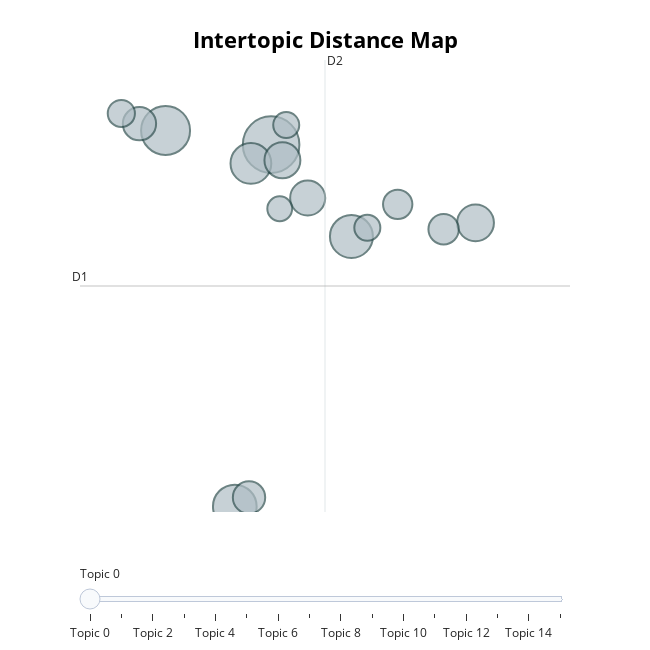
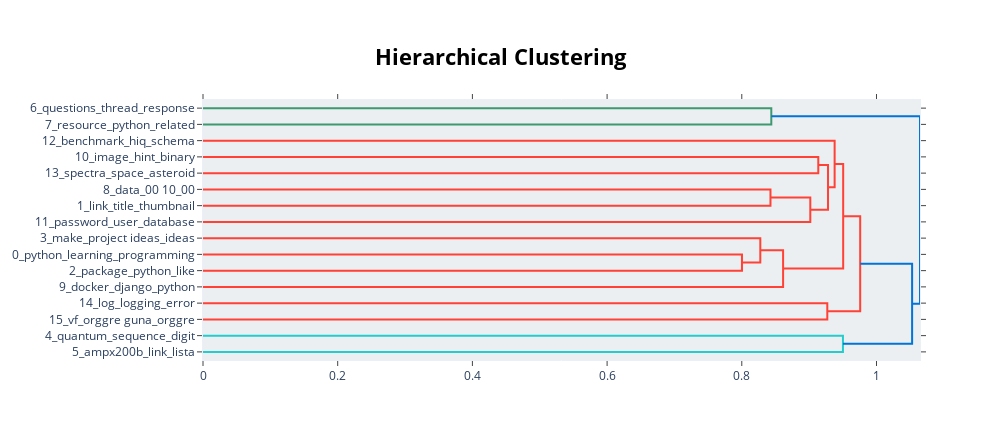
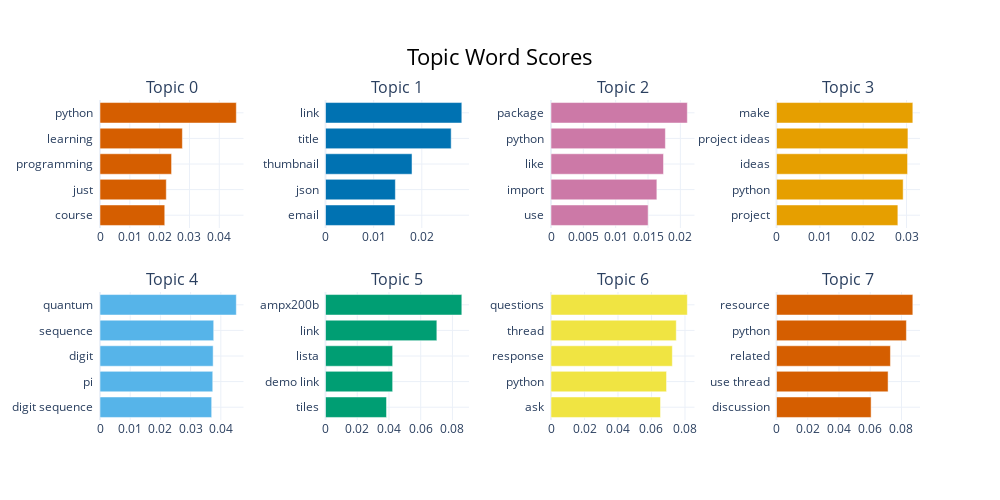

Write notebook code for charts like these, in order.
### Code cell
# Visualize topics
fig = model.visualize_topics()
fig.show()

# Visualize hierarchy
fig = model.visualize_hierarchy()
fig.show()

# Visualize barchart
fig = model.visualize_barchart()
fig.show()

### Figure 1 — Plotly figure (JSON) as saved in the notebook; plotly's stock layout.template omitted (floating-point values rounded to 4 significant figures)
{"data": [{"customdata": [[0, "python | learning | programming | just | course", 52], [1, "link | title | thumbnail | json | email", 39], [2, "package | python | like | import | use", 31], [3, "make | project ideas | ideas | python | project", 30], [4, "quantum | sequence | digit | pi | digit sequence", 27], [5, "ampx200b | link | lista | demo link | tiles", 22], [6, "questions | thread | response | python | ask", 21], [7, "resource | python | related | use thread | discussion", 20], [8, "data | 00 10 | 00 | ai | finance", 18], [9, "docker | django | python | flask | framework", 17], [10, "image | hint | binary | create | learn", 15], [11, "password | user | database | master | feedback", 14], [12, "benchmark | hiq | schema | written | memory", 12], [13, "spectra | space | asteroid | training | latent", 11], [14, "log | logging | error | division | return", 11], [15, "vf | orggre guna | orggre | guna | vf orggre", 10]], "hovertemplate": "<b>Topic %{customdata[0]}</b><br>%{customdata[1]}<br>Size: %{customdata[2]}", "legendgroup": "", "marker": {"color": "#B0BEC5", "size": [52, 39, 31, 30, 27, 22, 21, 20, 18, 17, 15, 14, 12, 11, 11, 10], "sizemode": "area", "sizeref": 0.0325, "symbol": "circle", "line": {"color": "DarkSlateGrey", "width": 2}}, "mode": "markers", "name": "", "orientation": "v", "showlegend": false, "x": [6.614, 4.973, 6.049, 7.862, 6.299, 9.792, 6.789, 7.182, 4.567, 6.27, 9.296, 8.582, 4.285, 8.11, 6.849, 6.747], "xaxis": "x", "y": [7.938, 8.285, -0.892, 5.698, 7.479, 6.029, 7.557, 6.636, 8.449, -0.6712, 5.873, 6.48, 8.698, 5.909, 8.416, 6.373], "yaxis": "y", "type": "scatter"}], "layout": {"xaxis": {"anchor": "y", "domain": [0.0, 1.0], "title": {"text": ""}, "visible": false, "range": [3.642, 11.26]}, "yaxis": {"anchor": "x", "domain": [0.0, 1.0], "title": {"text": ""}, "visible": false, "range": [-1.026, 10.0]}, "legend": {"tracegroupgap": 0, "itemsizing": "constant"}, "margin": {"t": 60}, "title": {"font": {"size": 22, "color": "Black"}, "text": "<b>Intertopic Distance Map</b>", "y": 0.95, "x": 0.5, "xanchor": "center", "yanchor": "top"}, "hoverlabel": {"font": {"size": 16, "family": "Rockwell"}, "bgcolor": "white"}, "width": 650, "height": 650, "sliders": [{"active": 0, "pad": {"t": 50}, "steps": [{"args": [{"marker.color": [["red", "#B0BEC5", "#B0BEC5", "#B0BEC5", "#B0BEC5", "#B0BEC5", "#B0BEC5", "#B0BEC5", "#B0BEC5", "#B0BEC5", "#B0BEC5", "#B0BEC5", "#B0BEC5", "#B0BEC5", "#B0BEC5", "#B0BEC5"]]}], "label": "Topic 0", "method": "update"}, {"args": [{"marker.color": [["#B0BEC5", "red", "#B0BEC5", "#B0BEC5", "#B0BEC5", "#B0BEC5", "#B0BEC5", "#B0BEC5", "#B0BEC5", "#B0BEC5", "#B0BEC5", "#B0BEC5", "#B0BEC5", "#B0BEC5", "#B0BEC5", "#B0BEC5"]]}], "label": "Topic 1", "method": "update"}, {"args": [{"marker.color": [["#B0BEC5", "#B0BEC5", "red", "#B0BEC5", "#B0BEC5", "#B0BEC5", "#B0BEC5", "#B0BEC5", "#B0BEC5", "#B0BEC5", "#B0BEC5", "#B0BEC5", "#B0BEC5", "#B0BEC5", "#B0BEC5", "#B0BEC5"]]}], "label": "Topic 2", "method": "update"}, {"args": [{"marker.color": [["#B0BEC5", "#B0BEC5", "#B0BEC5", "red", "#B0BEC5", "#B0BEC5", "#B0BEC5", "#B0BEC5", "#B0BEC5", "#B0BEC5", "#B0BEC5", "#B0BEC5", "#B0BEC5", "#B0BEC5", "#B0BEC5", "#B0BEC5"]]}], "label": "Topic 3", "method": "update"}, {"args": [{"marker.color": [["#B0BEC5", "#B0BEC5", "#B0BEC5", "#B0BEC5", "red", "#B0BEC5", "#B0BEC5", "#B0BEC5", "#B0BEC5", "#B0BEC5", "#B0BEC5", "#B0BEC5", "#B0BEC5", "#B0BEC5", "#B0BEC5", "#B0BEC5"]]}], "label": "Topic 4", "method": "update"}, {"args": [{"marker.color": [["#B0BEC5", "#B0BEC5", "#B0BEC5", "#B0BEC5", "#B0BEC5", "red", "#B0BEC5", "#B0BEC5", "#B0BEC5", "#B0BEC5", "#B0BEC5", "#B0BEC5", "#B0BEC5", "#B0BEC5", "#B0BEC5", "#B0BEC5"]]}], "label": "Topic 5", "method": "update"}, {"args": [{"marker.color": [["#B0BEC5", "#B0BEC5", "#B0BEC5", "#B0BEC5", "#B0BEC5", "#B0BEC5", "red", "#B0BEC5", "#B0BEC5", "#B0BEC5", "#B0BEC5", "#B0BEC5", "#B0BEC5", "#B0BEC5", "#B0BEC5", "#B0BEC5"]]}], "label": "Topic 6", "method": "update"}, {"args": [{"marker.color": [["#B0BEC5", "#B0BEC5", "#B0BEC5", "#B0BEC5", "#B0BEC5", "#B0BEC5", "#B0BEC5", "red", "#B0BEC5", "#B0BEC5", "#B0BEC5", "#B0BEC5", "#B0BEC5", "#B0BEC5", "#B0BEC5", "#B0BEC5"]]}], "label": "Topic 7", "method": "update"}, {"args": [{"marker.color": [["#B0BEC5", "#B0BEC5", "#B0BEC5", "#B0BEC5", "#B0BEC5", "#B0BEC5", "#B0BEC5", "#B0BEC5", "red", "#B0BEC5", "#B0BEC5", "#B0BEC5", "#B0BEC5", "#B0BEC5", "#B0BEC5", "#B0BEC5"]]}], "label": "Topic 8", "method": "update"}, {"args": [{"marker.color": [["#B0BEC5", "#B0BEC5", "#B0BEC5", "#B0BEC5", "#B0BEC5", "#B0BEC5", "#B0BEC5", "#B0BEC5", "#B0BEC5", "red", "#B0BEC5", "#B0BEC5", "#B0BEC5", "#B0BEC5", "#B0BEC5", "#B0BEC5"]]}], "label": "Topic 9", "method": "update"}, {"args": [{"marker.color": [["#B0BEC5", "#B0BEC5", "#B0BEC5", "#B0BEC5", "#B0BEC5", "#B0BEC5", "#B0BEC5", "#B0BEC5", "#B0BEC5", "#B0BEC5", "red", "#B0BEC5", "#B0BEC5", "#B0BEC5", "#B0BEC5", "#B0BEC5"]]}], "label": "Topic 10", "method": "update"}, {"args": [{"marker.color": [["#B0BEC5", "#B0BEC5", "#B0BEC5", "#B0BEC5", "#B0BEC5", "#B0BEC5", "#B0BEC5", "#B0BEC5", "#B0BEC5", "#B0BEC5", "#B0BEC5", "red", "#B0BEC5", "#B0BEC5", "#B0BEC5", "#B0BEC5"]]}], "label": "Topic 11", "method": "update"}, {"args": [{"marker.color": [["#B0BEC5", "#B0BEC5", "#B0BEC5", "#B0BEC5", "#B0BEC5", "#B0BEC5", "#B0BEC5", "#B0BEC5", "#B0BEC5", "#B0BEC5", "#B0BEC5", "#B0BEC5", "red", "#B0BEC5", "#B0BEC5", "#B0BEC5"]]}], "label": "Topic 12", "method": "update"}, {"args": [{"marker.color": [["#B0BEC5", "#B0BEC5", "#B0BEC5", "#B0BEC5", "#B0BEC5", "#B0BEC5", "#B0BEC5", "#B0BEC5", "#B0BEC5", "#B0BEC5", "#B0BEC5", "#B0BEC5", "#B0BEC5", "red", "#B0BEC5", "#B0BEC5"]]}], "label": "Topic 13", "method": "update"}, {"args": [{"marker.color": [["#B0BEC5", "#B0BEC5", "#B0BEC5", "#B0BEC5", "#B0BEC5", "#B0BEC5", "#B0BEC5", "#B0BEC5", "#B0BEC5", "#B0BEC5", "#B0BEC5", "#B0BEC5", "#B0BEC5", "#B0BEC5", "red", "#B0BEC5"]]}], "label": "Topic 14", "method": "update"}, {"args": [{"marker.color": [["#B0BEC5", "#B0BEC5", "#B0BEC5", "#B0BEC5", "#B0BEC5", "#B0BEC5", "#B0BEC5", "#B0BEC5", "#B0BEC5", "#B0BEC5", "#B0BEC5", "#B0BEC5", "#B0BEC5", "#B0BEC5", "#B0BEC5", "red"]]}], "label": "Topic 15", "method": "update"}]}], "shapes": [{"line": {"color": "#CFD8DC", "width": 2}, "type": "line", "x0": 7.451, "x1": 7.451, "y0": -1.026, "y1": 10.0}, {"line": {"color": "#9E9E9E", "width": 2}, "type": "line", "x0": 3.642, "x1": 11.26, "y0": 4.489, "y1": 4.489}], "annotations": [{"showarrow": false, "text": "D1", "x": 3.642, "y": 4.489, "yshift": 10}, {"showarrow": false, "text": "D2", "x": 7.451, "xshift": 10, "y": 10.0}]}}

### Figure 2 — Plotly figure (JSON) as saved in the notebook; plotly's stock layout.template omitted (floating-point values rounded to 4 significant figures)
{"data": [{"hoverinfo": "text", "marker": {"color": "rgb(61,153,112)"}, "mode": "lines", "x": [0.0, 0.8438, 0.8438, 0.0], "xaxis": "x", "y": [-5.0, -5.0, -15.0, -15.0], "yaxis": "y", "type": "scatter"}, {"hoverinfo": "text", "marker": {"color": "rgb(255,65,54)"}, "mode": "lines", "x": [0.0, 0.9136, 0.9136, 0.0], "xaxis": "x", "y": [-35.0, -35.0, -45.0, -45.0], "yaxis": "y", "type": "scatter"}, {"hoverinfo": "text", "marker": {"color": "rgb(255,65,54)"}, "mode": "lines", "x": [0.0, 0.8426, 0.8426, 0.0], "xaxis": "x", "y": [-55.0, -55.0, -65.0, -65.0], "yaxis": "y", "type": "scatter"}, {"hoverinfo": "text", "marker": {"color": "rgb(255,65,54)"}, "mode": "lines", "x": [0.8426, 0.9017, 0.9017, 0.0], "xaxis": "x", "y": [-60.0, -60.0, -75.0, -75.0], "yaxis": "y", "type": "scatter"}, {"hoverinfo": "text", "marker": {"color": "rgb(255,65,54)"}, "mode": "lines", "x": [0.9136, 0.928, 0.928, 0.9017], "xaxis": "x", "y": [-40.0, -40.0, -67.5, -67.5], "yaxis": "y", "type": "scatter"}, {"hoverinfo": "text", "marker": {"color": "rgb(255,65,54)"}, "mode": "lines", "x": [0.0, 0.9378, 0.9378, 0.928], "xaxis": "x", "y": [-25.0, -25.0, -53.75, -53.75], "yaxis": "y", "type": "scatter"}, {"hoverinfo": "text", "marker": {"color": "rgb(255,65,54)"}, "mode": "lines", "x": [0.0, 0.8003, 0.8003, 0.0], "xaxis": "x", "y": [-95.0, -95.0, -105.0, -105.0], "yaxis": "y", "type": "scatter"}, {"hoverinfo": "text", "marker": {"color": "rgb(255,65,54)"}, "mode": "lines", "x": [0.0, 0.8275, 0.8275, 0.8003], "xaxis": "x", "y": [-85.0, -85.0, -100.0, -100.0], "yaxis": "y", "type": "scatter"}, {"hoverinfo": "text", "marker": {"color": "rgb(255,65,54)"}, "mode": "lines", "x": [0.8275, 0.8613, 0.8613, 0.0], "xaxis": "x", "y": [-92.5, -92.5, -115.0, -115.0], "yaxis": "y", "type": "scatter"}, {"hoverinfo": "text", "marker": {"color": "rgb(255,65,54)"}, "mode": "lines", "x": [0.9378, 0.9505, 0.9505, 0.8613], "xaxis": "x", "y": [-39.38, -39.38, -103.8, -103.8], "yaxis": "y", "type": "scatter"}, {"hoverinfo": "text", "marker": {"color": "rgb(255,65,54)"}, "mode": "lines", "x": [0.0, 0.927, 0.927, 0.0], "xaxis": "x", "y": [-125.0, -125.0, -135.0, -135.0], "yaxis": "y", "type": "scatter"}, {"hoverinfo": "text", "marker": {"color": "rgb(255,65,54)"}, "mode": "lines", "x": [0.9505, 0.9758, 0.9758, 0.927], "xaxis": "x", "y": [-71.56, -71.56, -130.0, -130.0], "yaxis": "y", "type": "scatter"}, {"hoverinfo": "text", "marker": {"color": "rgb(35,205,205)"}, "mode": "lines", "x": [0.0, 0.9502, 0.9502, 0.0], "xaxis": "x", "y": [-145.0, -145.0, -155.0, -155.0], "yaxis": "y", "type": "scatter"}, {"hoverinfo": "text", "marker": {"color": "rgb(0,116,217)"}, "mode": "lines", "x": [0.9758, 1.053, 1.053, 0.9502], "xaxis": "x", "y": [-100.8, -100.8, -150.0, -150.0], "yaxis": "y", "type": "scatter"}, {"hoverinfo": "text", "marker": {"color": "rgb(0,116,217)"}, "mode": "lines", "x": [0.8438, 1.065, 1.065, 1.053], "xaxis": "x", "y": [-10.0, -10.0, -125.4, -125.4], "yaxis": "y", "type": "scatter"}], "layout": {"autosize": false, "height": 440, "hovermode": "closest", "showlegend": false, "width": 1000, "xaxis": {"mirror": "allticks", "rangemode": "tozero", "showgrid": false, "showline": true, "showticklabels": true, "ticks": "outside", "type": "linear", "zeroline": false}, "yaxis": {"mirror": "allticks", "rangemode": "tozero", "showgrid": false, "showline": true, "showticklabels": true, "tickmode": "array", "ticks": "outside", "ticktext": ["6_questions_thread_response", "7_resource_python_related", "12_benchmark_hiq_schema", "10_image_hint_binary", "13_spectra_space_asteroid", "8_data_00 10_00", "1_link_title_thumbnail", "11_password_user_database", "3_make_project ideas_ideas", "0_python_learning_programming", "2_package_python_like", "9_docker_django_python", "14_log_logging_error", "15_vf_orggre guna_orggre", "4_quantum_sequence_digit", "5_ampx200b_link_lista"], "tickvals": [-5.0, -15.0, -25.0, -35.0, -45.0, -55.0, -65.0, -75.0, -85.0, -95.0, -105.0, -115.0, -125.0, -135.0, -145.0, -155.0], "type": "linear", "zeroline": false, "range": [-160.0, 0.0]}, "title": {"font": {"size": 22, "color": "Black"}, "text": "<b>Hierarchical Clustering</b>", "x": 0.5, "xanchor": "center", "yanchor": "top"}, "hoverlabel": {"font": {"size": 16, "family": "Rockwell"}, "bgcolor": "white"}, "plot_bgcolor": "#ECEFF1"}}

### Figure 3 — Plotly figure (JSON) as saved in the notebook; plotly's stock layout.template omitted (floating-point values rounded to 4 significant figures)
{"data": [{"marker": {"color": "#D55E00"}, "orientation": "h", "x": [0.02171, 0.02223, 0.024, 0.02762, 0.04571], "y": ["course  ", "just  ", "programming  ", "learning  ", "python  "], "type": "bar", "xaxis": "x", "yaxis": "y"}, {"marker": {"color": "#0072B2"}, "orientation": "h", "x": [0.01442, 0.01451, 0.01797, 0.0261, 0.02831], "y": ["email  ", "json  ", "thumbnail  ", "title  ", "link  "], "type": "bar", "xaxis": "x2", "yaxis": "y2"}, {"marker": {"color": "#CC79A7"}, "orientation": "h", "x": [0.01502, 0.01637, 0.01739, 0.01768, 0.02108], "y": ["use  ", "import  ", "like  ", "python  ", "package  "], "type": "bar", "xaxis": "x3", "yaxis": "y3"}, {"marker": {"color": "#E69F00"}, "orientation": "h", "x": [0.028, 0.02922, 0.03024, 0.03032, 0.03145], "y": ["project  ", "python  ", "ideas  ", "project ideas  ", "make  "], "type": "bar", "xaxis": "x4", "yaxis": "y4"}, {"marker": {"color": "#56B4E9"}, "orientation": "h", "x": [0.03697, 0.03733, 0.03746, 0.03764, 0.04513], "y": ["digit sequence  ", "pi  ", "digit  ", "sequence  ", "quantum  "], "type": "bar", "xaxis": "x5", "yaxis": "y5"}, {"marker": {"color": "#009E73"}, "orientation": "h", "x": [0.03847, 0.04233, 0.04233, 0.07018, 0.08592], "y": ["tiles  ", "demo link  ", "lista  ", "link  ", "ampx200b  "], "type": "bar", "xaxis": "x6", "yaxis": "y6"}, {"marker": {"color": "#F0E442"}, "orientation": "h", "x": [0.0654, 0.06898, 0.07245, 0.0748, 0.0814], "y": ["ask  ", "python  ", "response  ", "thread  ", "questions  "], "type": "bar", "xaxis": "x7", "yaxis": "y7"}, {"marker": {"color": "#D55E00"}, "orientation": "h", "x": [0.06056, 0.07142, 0.07293, 0.08315, 0.08726], "y": ["discussion  ", "use thread  ", "related  ", "python  ", "resource  "], "type": "bar", "xaxis": "x8", "yaxis": "y8"}], "layout": {"xaxis": {"anchor": "y", "domain": [0.0, 0.175], "showgrid": true}, "yaxis": {"anchor": "x", "domain": [0.6, 1.0], "showgrid": true}, "xaxis2": {"anchor": "y2", "domain": [0.275, 0.45], "showgrid": true}, "yaxis2": {"anchor": "x2", "domain": [0.6, 1.0], "showgrid": true}, "xaxis3": {"anchor": "y3", "domain": [0.55, 0.725], "showgrid": true}, "yaxis3": {"anchor": "x3", "domain": [0.6, 1.0], "showgrid": true}, "xaxis4": {"anchor": "y4", "domain": [0.825, 1.0], "showgrid": true}, "yaxis4": {"anchor": "x4", "domain": [0.6, 1.0], "showgrid": true}, "xaxis5": {"anchor": "y5", "domain": [0.0, 0.175], "showgrid": true}, "yaxis5": {"anchor": "x5", "domain": [0.0, 0.4], "showgrid": true}, "xaxis6": {"anchor": "y6", "domain": [0.275, 0.45], "showgrid": true}, "yaxis6": {"anchor": "x6", "domain": [0.0, 0.4], "showgrid": true}, "xaxis7": {"anchor": "y7", "domain": [0.55, 0.725], "showgrid": true}, "yaxis7": {"anchor": "x7", "domain": [0.0, 0.4], "showgrid": true}, "xaxis8": {"anchor": "y8", "domain": [0.825, 1.0], "showgrid": true}, "yaxis8": {"anchor": "x8", "domain": [0.0, 0.4], "showgrid": true}, "annotations": [{"font": {"size": 16}, "showarrow": false, "text": "Topic 0", "x": 0.0875, "xanchor": "center", "xref": "paper", "y": 1.0, "yanchor": "bottom", "yref": "paper"}, {"font": {"size": 16}, "showarrow": false, "text": "Topic 1", "x": 0.3625, "xanchor": "center", "xref": "paper", "y": 1.0, "yanchor": "bottom", "yref": "paper"}, {"font": {"size": 16}, "showarrow": false, "text": "Topic 2", "x": 0.6375, "xanchor": "center", "xref": "paper", "y": 1.0, "yanchor": "bottom", "yref": "paper"}, {"font": {"size": 16}, "showarrow": false, "text": "Topic 3", "x": 0.9125, "xanchor": "center", "xref": "paper", "y": 1.0, "yanchor": "bottom", "yref": "paper"}, {"font": {"size": 16}, "showarrow": false, "text": "Topic 4", "x": 0.0875, "xanchor": "center", "xref": "paper", "y": 0.4, "yanchor": "bottom", "yref": "paper"}, {"font": {"size": 16}, "showarrow": false, "text": "Topic 5", "x": 0.3625, "xanchor": "center", "xref": "paper", "y": 0.4, "yanchor": "bottom", "yref": "paper"}, {"font": {"size": 16}, "showarrow": false, "text": "Topic 6", "x": 0.6375, "xanchor": "center", "xref": "paper", "y": 0.4, "yanchor": "bottom", "yref": "paper"}, {"font": {"size": 16}, "showarrow": false, "text": "Topic 7", "x": 0.9125, "xanchor": "center", "xref": "paper", "y": 0.4, "yanchor": "bottom", "yref": "paper"}], "title": {"font": {"size": 22, "color": "Black"}, "text": "Topic Word Scores", "x": 0.5, "xanchor": "center", "yanchor": "top"}, "hoverlabel": {"font": {"size": 16, "family": "Rockwell"}, "bgcolor": "white"}, "showlegend": false, "width": 1000, "height": 500}}
